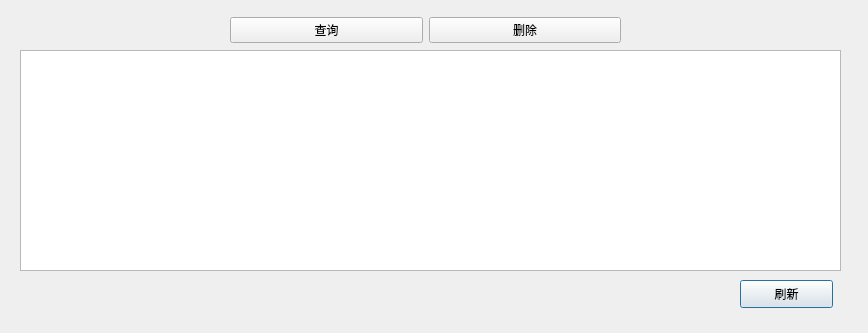
<?xml version="1.0" encoding="UTF-8"?>
<ui version="4.0">
 <class>DialogInputStock</class>
 <widget class="QDialog" name="DialogInputStock">
  <property name="geometry">
   <rect>
    <x>0</x>
    <y>0</y>
    <width>868</width>
    <height>333</height>
   </rect>
  </property>
  <property name="windowTitle">
   <string>Dialog</string>
  </property>
  <widget class="QTableView" name="tableView">
   <property name="geometry">
    <rect>
     <x>20</x>
     <y>50</y>
     <width>821</width>
     <height>221</height>
    </rect>
   </property>
  </widget>
  <widget class="QPushButton" name="btnflush">
   <property name="geometry">
    <rect>
     <x>740</x>
     <y>280</y>
     <width>93</width>
     <height>28</height>
    </rect>
   </property>
   <property name="text">
    <string>刷新</string>
   </property>
  </widget>
  <widget class="QWidget" name="horizontalLayoutWidget">
   <property name="geometry">
    <rect>
     <x>230</x>
     <y>10</y>
     <width>391</width>
     <height>41</height>
    </rect>
   </property>
   <layout class="QHBoxLayout" name="horizontalLayout">
    <item>
     <widget class="QPushButton" name="btnsel">
      <property name="text">
       <string>查询</string>
      </property>
     </widget>
    </item>
    <item>
     <widget class="QPushButton" name="btndel">
      <property name="text">
       <string>删除</string>
      </property>
     </widget>
    </item>
   </layout>
  </widget>
 </widget>
 <resources/>
 <connections/>
</ui>
